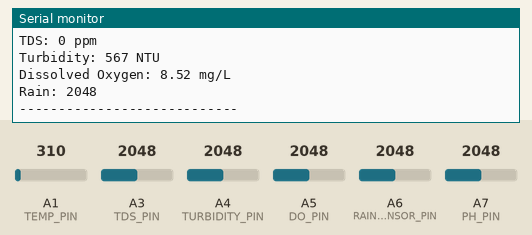
This sketch was run on a simulated Particle Photon. On the bench: the last lines printed to the serial monitor. The inputs (shaded band) are chosen by the test bench; at power-on: A1 (TEMP_PIN) = 310, A4 (TURBIDITY_PIN) = 2048, A6 (RAIN_SENSOR_PIN) = 2048, A3 (TDS_PIN) = 2048, A5 (DO_PIN) = 2048, A7 (PH_PIN) = 2048. Random numbers use the default seed unless the sketch sets one.

Above: at 1.8 s.
1.9 s: A1 (TEMP_PIN) set to 372
3.4 s: A4 (TURBIDITY_PIN) set to 2866
At 4.7 s:
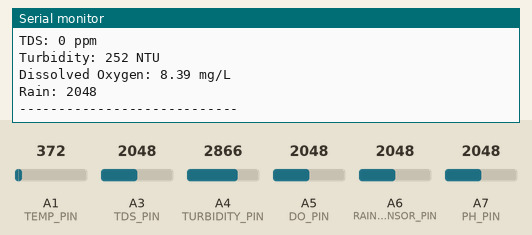
4.9 s: A6 (RAIN_SENSOR_PIN) set to 2866
6.4 s: A1 (TEMP_PIN) set to 434
At 7.7 s:
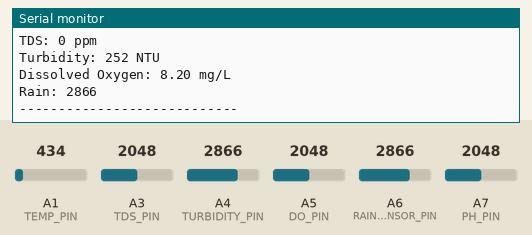
7.9 s: A4 (TURBIDITY_PIN) set to 3972
9.4 s: A6 (RAIN_SENSOR_PIN) set to 3972
At 11.5 s:
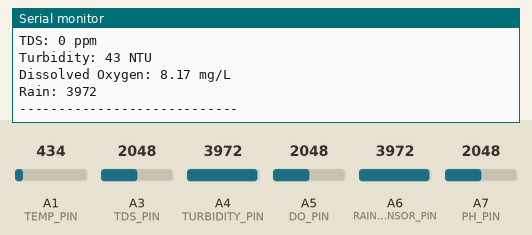
Timing chart, 0 to 11.9 s (numbered marks = the images above; inputs shaded):
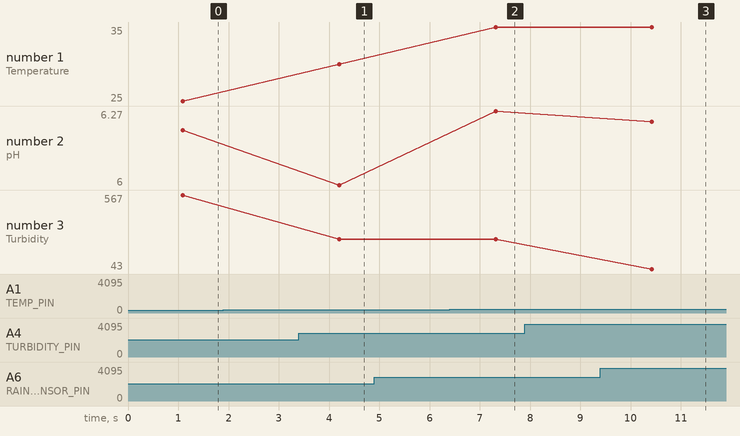

Measured:
- after the input at 3.4 s, the serial monitor: prints a new line after 0.80 s (image 1)
- after the input at 6.4 s, the serial monitor: prints a new line after 0.91 s (image 2)
- after the input at 9.4 s, the serial monitor: prints a new line after 1.0 s (image 3)
- plotted number 1: 30 → 35 after the input at 6.4 s
- plotted number 3: 567 → 252 after the input at 3.4 s

The sketch:

ShrimpO.ino
```cpp
#include <Arduino.h>
#include "DFRobot_PH.h"

// Pin Definitions
#define PH_PIN A7
#define TEMP_PIN A1
#define TDS_PIN A3
#define TURBIDITY_PIN A4
#define DO_PIN A5
#define RAIN_SENSOR_PIN A6


// TDS Sensor Configuration
#define VREF 3.3
#define SCOUNT 30

// DO Sensor Configuration
#define ADC_RES 4096
#define TWO_POINT_CALIBRATION 0
#define READ_TEMP (25) // Current water temperature in °C

// Single point calibration
#define CAL1_V (1455) // mV at CAL1_T
#define CAL1_T (25)   // °C

// Two-point calibration
#define CAL2_V (1300) // mV at CAL2_T
#define CAL2_T (15)   // °C

// Global Variables
float phvoltage, phValue, temperature;
int analogBuffer[SCOUNT];
int analogBufferTemp[SCOUNT];
int analogBufferIndex = 0;
int copyIndex = 0;

float averageVoltage = 0;
float tdsValue = 0;
float turbidityNTU = 0;
float dissolvedOxygen = 0;
int16_t isRaining = 0;

// DO Table for oxygen calculation
const uint16_t DO_Table[41] = {
    14460, 14220, 13820, 13440, 13090, 12740, 12420, 12110, 11810, 11530,
    11260, 11010, 10770, 10530, 10300, 10080, 9860, 9660, 9460, 9270,
    9080, 8900, 8730, 8570, 8410, 8250, 8110, 7960, 7820, 7690,
    7560, 7430, 7300, 7180, 7070, 6950, 6840, 6730, 6630, 6530, 6410
};

// Objects and Class Instances
DFRobot_PH ph;

// Helper Functions
float round_to_dp(float in_value, int decimal_place) {
    float multiplier = powf(10.0f, decimal_place);
    in_value = roundf(in_value * multiplier) / multiplier;
    return in_value;
}

float mapf(float x, float in_min, float in_max, float out_min, float out_max) {
    return (x - in_min) * (out_max - out_min) / (in_max - in_min) + out_min;
}

int getMedianNum(int bArray[], int iFilterLen) {
    int bTab[iFilterLen];
    for (byte i = 0; i < iFilterLen; i++)
        bTab[i] = bArray[i];

    int i, j, bTemp;
    for (j = 0; j < iFilterLen - 1; j++) {
        for (i = 0; i < iFilterLen - j - 1; i++) {
            if (bTab[i] > bTab[i + 1]) {
                bTemp = bTab[i];
                bTab[i] = bTab[i + 1];
                bTab[i + 1] = bTemp;
            }
        }
    }

    if ((iFilterLen & 1) > 0)
        return bTab[(iFilterLen - 1) / 2];
    else
        return (bTab[iFilterLen / 2] + bTab[iFilterLen / 2 - 1]) / 2;
}

int16_t readDO(uint32_t voltage_mv, uint8_t temperature_c)
{
#if TWO_POINT_CALIBRATION == 0
    uint16_t V_saturation = (uint32_t)CAL1_V + (uint32_t)35 * temperature_c - (uint32_t)CAL1_T * 35;
    return (voltage_mv * DO_Table[temperature_c] / V_saturation);
#else
    uint16_t V_saturation = (int16_t)((int8_t)temperature_c - CAL2_T) * ((uint16_t)CAL1_V - CAL2_V) / ((uint8_t)CAL1_T - CAL2_T) + CAL2_V;
    return (voltage_mv * DO_Table[temperature_c] / V_saturation);
#endif
}

float randomFloat(float minVal, float maxVal) {
    return minVal + (random(0, 10000) / 10000.0) * (maxVal - minVal);
  }

void setup() {
    Serial.begin(115200);

    // Initialize sensors
    ph.begin();
    pinMode(TEMP_PIN, INPUT);
    pinMode(TDS_PIN, INPUT);
    pinMode(TURBIDITY_PIN, INPUT);
    pinMode(DO_PIN, INPUT);
    pinMode(RAIN_SENSOR_PIN, INPUT);
}

void loop() {
    static unsigned long timepoint = millis();

    // Sensor Reading Every 1 Second
    if (millis() - timepoint > 1000U) {
        timepoint = millis();

        // Read Temperature (LM35)
        int tempRaw = analogRead(TEMP_PIN);
        temperature = (tempRaw * 3.3 / 4096.0) * 100.0; // Convert to Celsius

        // Read pH
        phvoltage = analogRead(PH_PIN) / ADC_RES * 3300;
        phValue = randomFloat(6.0, 6.30);//ph.readPH(phvoltage, temperature);

        // TDS Measurement
        analogBuffer[analogBufferIndex] = analogRead(TDS_PIN);
        analogBufferIndex++;
        if (analogBufferIndex == SCOUNT) {
            analogBufferIndex = 0;
        }

        for (copyIndex = 0; copyIndex < SCOUNT; copyIndex++) {
            analogBufferTemp[copyIndex] = analogBuffer[copyIndex];
        }

        // Apply median filter and convert to voltage
        averageVoltage = getMedianNum(analogBufferTemp, SCOUNT) * (float)VREF / 4095.0;

        // Temperature compensation for TDS
        float compensationCoefficient = 1.0 + 0.02 * (temperature - 25.0);
        float compensationVoltage = averageVoltage / compensationCoefficient;

        // Convert voltage to TDS value
        tdsValue = (133.42 * compensationVoltage * compensationVoltage * compensationVoltage
                   - 255.86 * compensationVoltage * compensationVoltage
                   + 857.39 * compensationVoltage) * 0.5;

        // Turbidity Measurement
        float volt = 0;
        for (int i = 0; i < 800; i++) {
            volt += ((float)analogRead(TURBIDITY_PIN) / 4095) * VREF;
        }
        volt = volt / 800;
        volt = round_to_dp(volt, 2);

        // Map voltage to the required range
        volt = mapf(volt, 0.0, 3.3, 1.83, 3.68);

        // Calculate NTU
        turbidityNTU = 493.17 * pow(volt, 2) - 3749.1 * volt + 7152.3;

        // Limit NTU values
        turbidityNTU = constrain(turbidityNTU, 0, 2000);

        // Dissolved Oxygen Measurement
        uint8_t Temperaturet = (uint8_t)temperature;
        uint16_t ADC_Raw = analogRead(DO_PIN);
        uint16_t ADC_Voltage = uint32_t(VREF * 1000) * ADC_Raw / ADC_RES;
        dissolvedOxygen = randomFloat(8.1, 8.9); //readDO(ADC_Voltage, Temperaturet);

        // Rain Sensor Measurement (Digital)
        isRaining = analogRead(RAIN_SENSOR_PIN); // Most rain sensors output LOW when rain is detected

        // Serial Print Data
        Serial.println("Water Quality Monitoring Data:");
        Serial.print("Temperature: "); Serial.print(temperature, 1); Serial.println("°C");
        Serial.print("pH: "); Serial.println(phValue, 2);
        Serial.print("TDS: "); Serial.print(tdsValue, 0); Serial.println(" ppm");
        Serial.print("Turbidity: "); Serial.print(turbidityNTU, 0); Serial.println(" NTU");
        Serial.print("Dissolved Oxygen: "); Serial.print(dissolvedOxygen); Serial.println(" mg/L");
        Serial.print("Rain: "); Serial.println(isRaining);
        Serial.println("----------------------------");

        // Publish Data to Particle Cloud
        String data = String::format(
            "{\"temperature\":%.1f, \"ph\":%.2f, \"tds\":%d, \"turbidity\":%d, \"do\":%.2f, \"rain\":%d}",
            temperature, phValue, (int)tdsValue, (int)turbidityNTU, dissolvedOxygen, isRaining
        );
        Particle.publish("ubidots-data", data, PRIVATE);

        // pH Calibration Process
        ph.calibration(phvoltage, temperature);

        delay(3000);
    }
}
```
